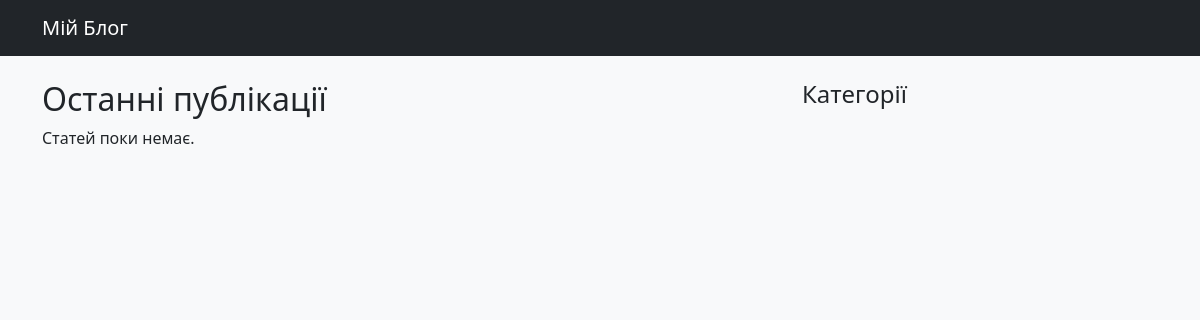
Before: / with the older database file.
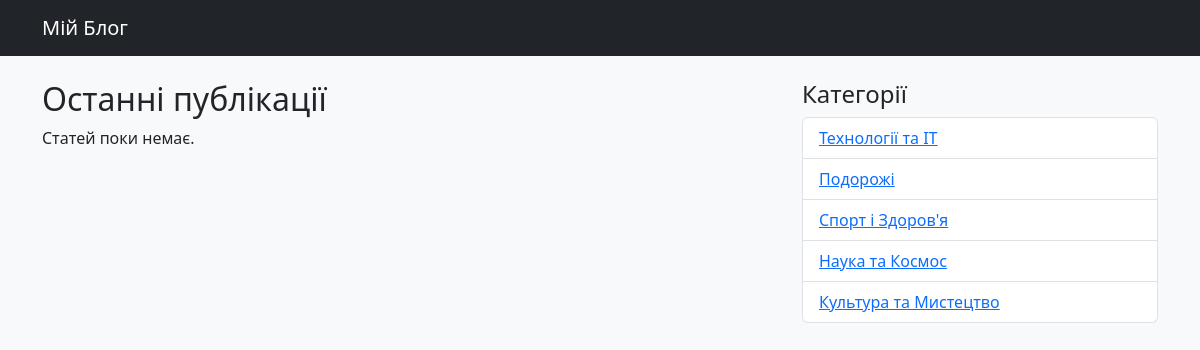
After: the same page with the newer database file.
### app_blog/models.py (models this page shows, shortened)
class Category(models.Model):
    category = models.CharField('Категорія', max_length=250, help_text='Максимум 250 символів')
    slug = models.SlugField('Слаг', max_length=250, unique=True, blank=True, null=True)
    class Meta:
        verbose_name = 'Категорія для публікації'
        verbose_name_plural = 'Категорії для публікацій'

### app_blog/views.py (the view)
# urls.py: path('', HomePageView.as_view(), name='home'),
class HomePageView(ListView):
    model = Article
    template_name = 'index.html'
    context_object_name = 'articles'
    def get_queryset(self):
        return Article.objects.filter(main_page=True)
    def get_context_data(self, **kwargs):
        context = super().get_context_data(**kwargs)
        context['categories'] = Category.objects.all()
        return context

### app_blog/templates/index.html (shortened to what this page needs)
<!DOCTYPE html>
<html lang="uk">
<head>
    <link rel="stylesheet" href="https://cdn.jsdelivr.net/npm/bootstrap@5.3.0/dist/css/bootstrap.min.css">
</head>
<body class="bg-light">
    <nav class="navbar navbar-expand-lg navbar-dark bg-dark mb-4">
        <div class="container">
            <a class="navbar-brand" href="{% url 'home' %}">Мій Блог</a>
        </div>
    </nav>
    <div class="container">
        <div class="row">
            <div class="col-md-8">
                {% block content %}
                <h2>Останні публікації</h2>
                {% for article in articles %}
                    <div class="card mb-3">
                        <div class="card-body">
                            <h3 class="card-title">{{ article.title }}</h3>
                            <p class="text-muted">{{ article.pub_date|date:"d.m.Y H:i" }}</p>
                            <p class="card-text">{{ article.description|truncatewords:20 }}</p>
                            <a href="{{ article.get_absolute_url }}" class="btn btn-primary">Читати далі</a>
                        </div>
                    </div>
                {% empty %}
                    <p>Статей поки немає.</p>
                {% endfor %}
                {% endblock %}
            </div>
            <div class="col-md-4">
                <h4>Категорії</h4>
                <ul class="list-group">
                    {% for cat in categories %}
                        <li class="list-group-item">
                            <a href="{% url 'articles-category-list' cat.slug %}">{{ cat.category }}</a>
                        </li>
                    {% endfor %}
                </ul>
            </div>
        </div>
    </div>
</body>
</html>

Changed rows visible on the page:
added Category: category "Технології та IT"
added Category: category "Подорожі"
added Category: category "Спорт і Здоров'я"
added Category: category "Наука та Космос"
added Category: category "Культура та Мистецтво"
